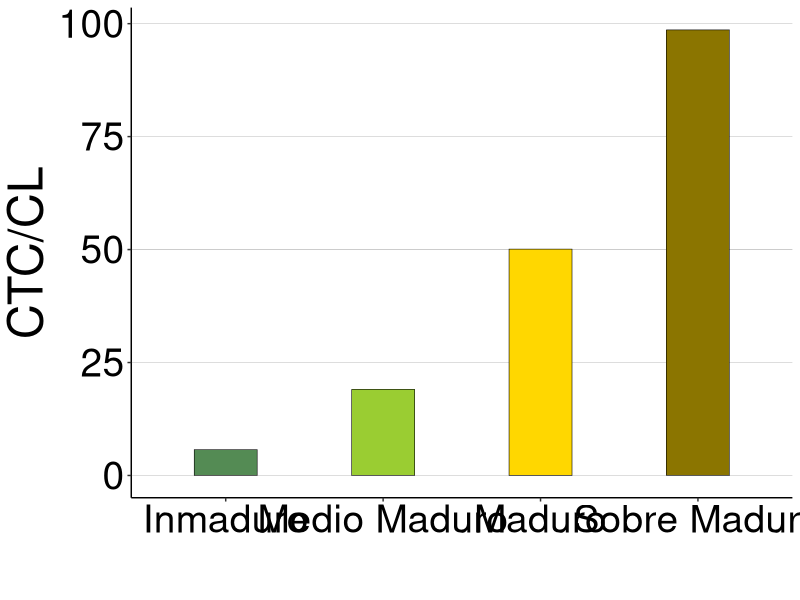

The R source for this figure:
## ---- chunk 1
knitr::opts_chunk$set(warning = FALSE, message = FALSE, echo = FALSE)

# Crear tabla en formato data.frame
madurez_data <- data.frame(
  Ripeness_Stage = c("Inmaduro", "Medio Maduro", "Maduro", "Sobre Maduro"),
  Carotenes_Mean = c(389.3, 771.0, 906.8, 1183.5),
  Carotenes_SD = c(99.3, 102.4, 62.5, 236.2),
  Chlorophylls_Mean = c(68.1, 40.52, 18.1, 12.0),
  Chlorophylls_SD = c(9.9, 6.7, 1.0, 1.7)
)

madurez_data$Ripeness_Stage <- factor(madurez_data$Ripeness_Stage, levels = c("Inmaduro", "Medio Maduro", "Maduro", "Sobre Maduro"))
madurez_data$CTC_CL <- madurez_data$Carotenes_Mean/madurez_data$Chlorophylls_Mean

## ---- chunk 2
knitr::opts_chunk$set(warning = FALSE, message = FALSE, echo = FALSE)

# Definir colores para las etapas de madurez
# colores <- c("lightgreen", "yellowgreen", "gold", "orange")
colores<-c("palegreen4", "yellowgreen", "gold", "gold4")
library(ggplot2)

gg_inmadctccl <- ggplot(data = madurez_data, aes(x = Ripeness_Stage, y = CTC_CL, fill = Ripeness_Stage, color = Ripeness_Stage)) +
  stat_summary(fun = "mean", size = 0.2, width = 0.4, geom = "bar") +
  # geom_errorbar(aes(ymin = CTC_CL - 0, ymax = CTC_CL + (Carotenes_SD / Chlorophylls_Mean)), 
                # width = 0.2, position = position_dodge(0.4)) +
  scale_fill_manual(values = colores) +
  scale_color_manual(values = c("black", "black", "black", "black")) +
  theme_classic() +
  theme(legend.title = element_blank()) +
  theme(legend.position = c(0.85, 0.25),
        legend.background = element_rect(fill = "white")) +
  theme(legend.position = "none") +
  theme(text = element_text(size = 35, color = 'black')) +
  theme(axis.text = element_text(color = 'black')) +
  theme(panel.grid.major.y = element_line(size = 0.05, color = 'black')) +
  labs(y = "CTC/CL", x = "")


## ---- chunk 3
knitr::opts_chunk$set(warning = FALSE, message = FALSE, echo = FALSE)


## ---- chunk 4
knitr::opts_chunk$set(warning = FALSE, message = FALSE, echo = FALSE)


## ---- chunk 5
knitr::opts_chunk$set(warning = FALSE, message = FALSE, echo = FALSE)


## ---- chunk 6
knitr::opts_chunk$set(warning = FALSE, message = FALSE, echo = FALSE)


## ---- chunk 7
knitr::opts_chunk$set(warning = FALSE, message = FALSE, echo = FALSE)


